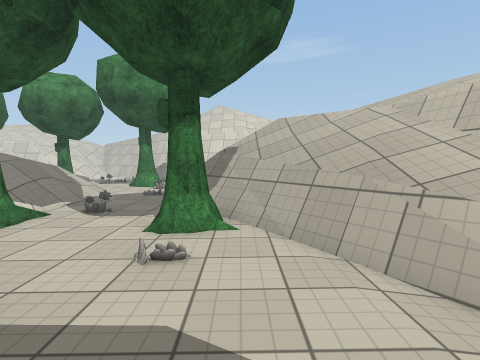
view 1 (above)

21 first-person views from a walk through a scene from a Unity 3-D project. The camera is 1.4 m above the floor, tilts 4° down and sees 80° across. The floor is counted in squares, 1 m on a side. Each view is taken from the middle of a square. On the plan, view 1 faces up. The plan holds only what a view shows up to about 14 squares ahead; the rest is blank. The place goes on beyond the plan. The player character is not drawn. Some surface patterns are stand-ins.

view 2
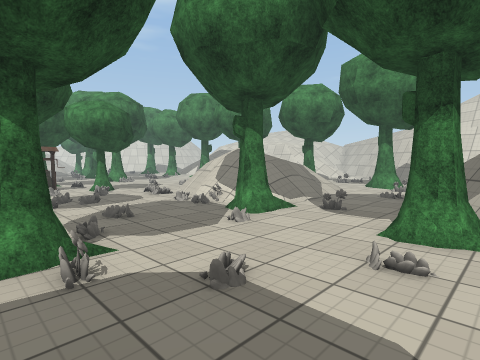

view 3
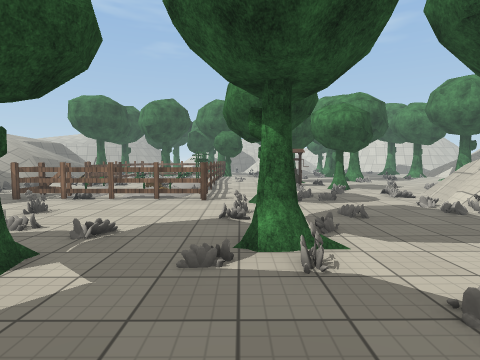

view 4
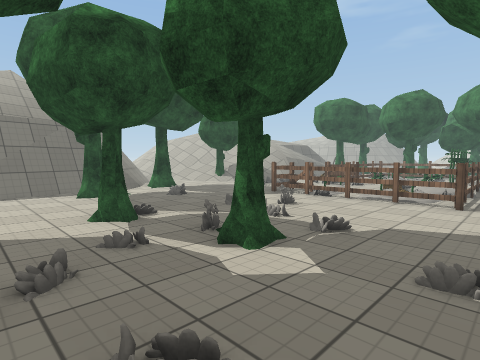

view 5
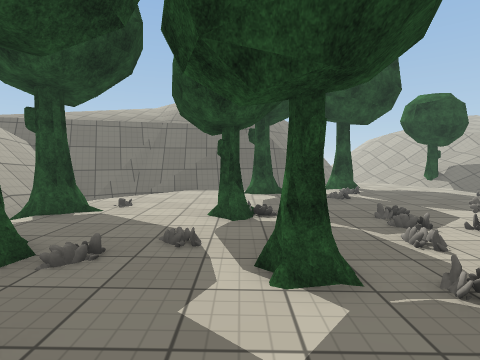

view 6
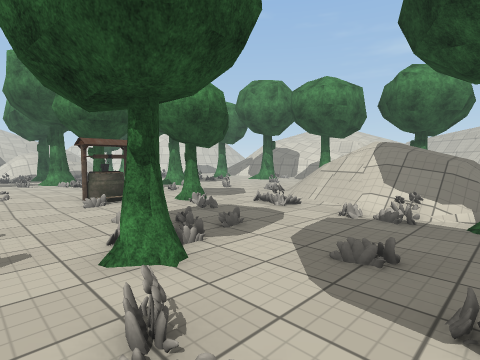

view 7
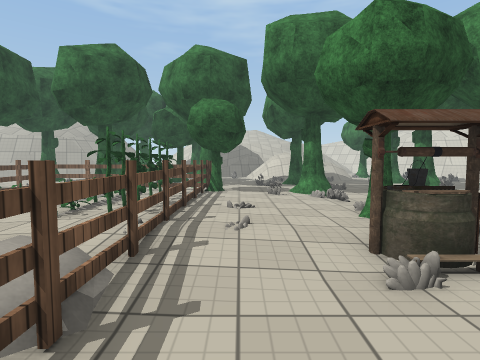

view 8
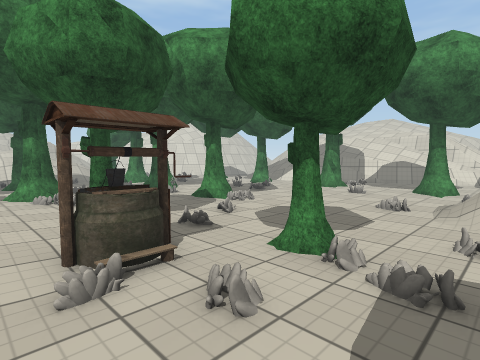

view 9
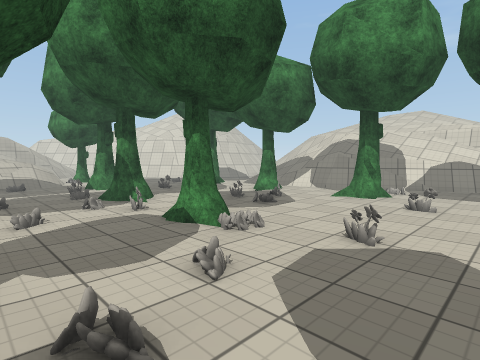

view 10
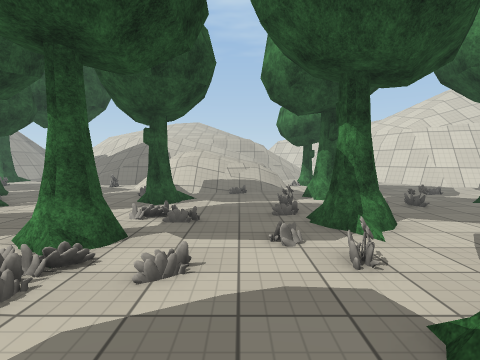

view 11
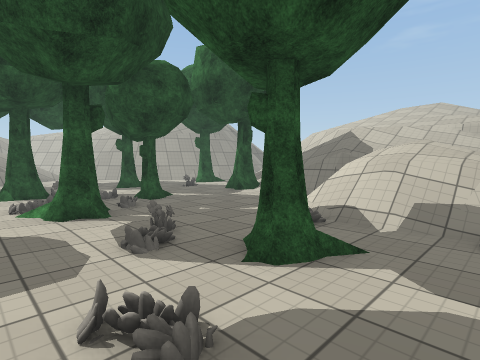

view 12
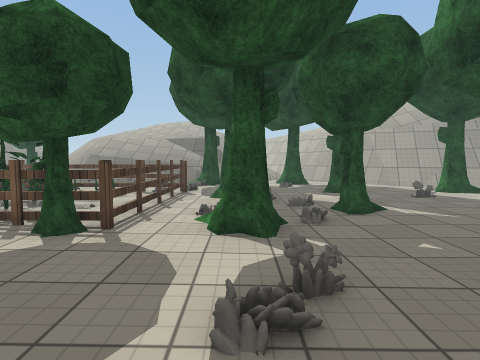

view 13
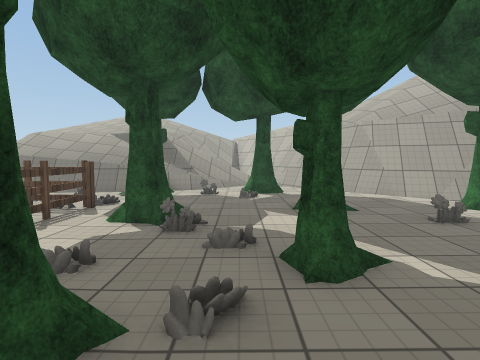

view 14
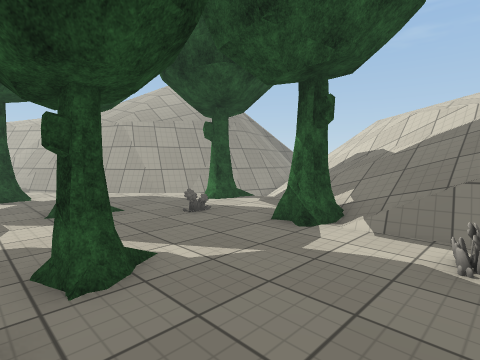

view 15
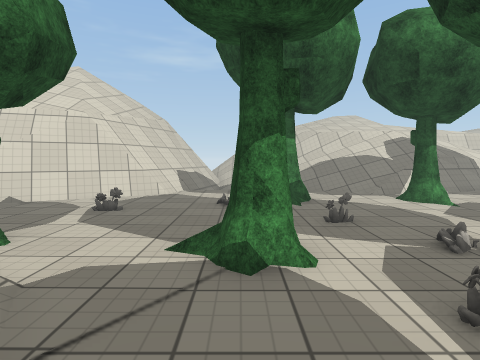

view 16
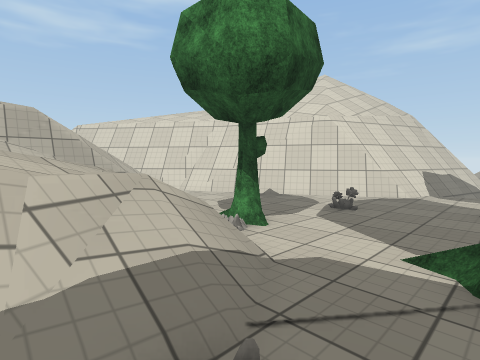

view 17
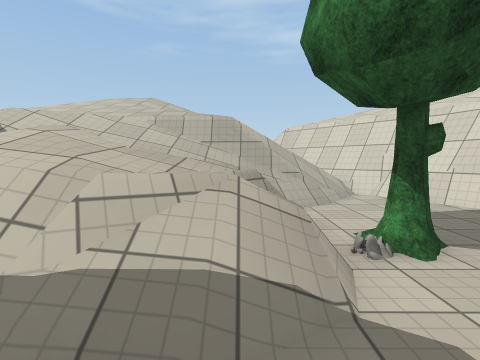

view 18
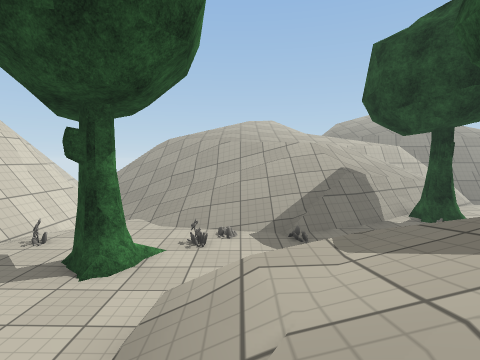

view 19
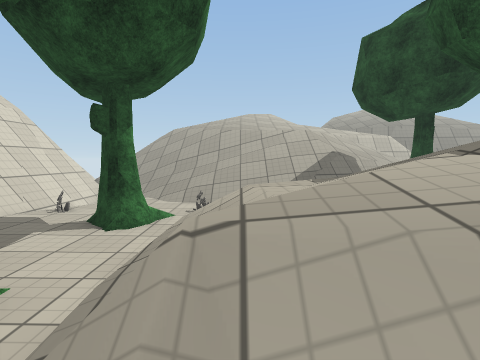

view 20
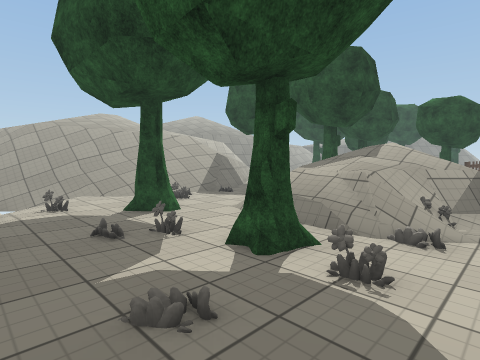

view 21
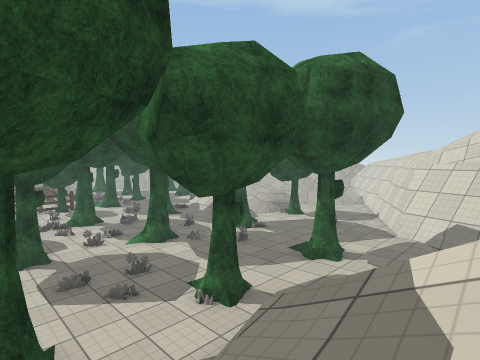

### Floor plan
Key: @ floor where view 1 was taken; # wall or solid block; . main floor; : floor 0.25 m higher than the main floor; + floor 0.5 m higher than the main floor; * floor 0.75 m higher than the main floor; % floor 1 m higher than the main floor; & floor 1.25 m higher than the main floor; $ floor 2.75 m higher than the main floor; / step, stairs or slope; = window, fence, low wall or low ledge; v drop or lower ground; O other object.
Columns run from 43 left of view 1 to 5 right of it. Each row starts with its distance up from view 1.
 20           ##v        // ////  / .....  ######=
 19           #=    /////////===   .O........###///
 18          ##=.   //////====.. ......O...O..//////
 17          # ......///====.... ..O.O.O......//////
 16        ###=.......//....O... ....O...OO.../////
 15       ###.....OO...OO..OO...OO........O..//////
 14    ####......O.....O....=...O..O///+/..O.//////
 13   ###=...OO..........O....O...O////%/...O//////
 12 ###=................O..........O////+/..//////
 11 ##//...........O......O........=//////.O#////$
 10 = ///...OO...O..............O.=#//////...=///$
  9   ////..O/...OO..OO...O...O...////////...==//// /
  8   //#/  ///......OO.O.OO.......=v//&//.O..==/////
  7    =/  /////...O.O.O............O./O/O/...O=/////
  6    =// ///*/O............O....OO..OO.OO..OO==////
  5   ////  ////.....O...O....O.OO........O.....=//=
  4  /////  ////..O..O.O....O.....O...........O..=/
  3 //////  ////O.OO...OOO.OO.OO.O..O..O.........=/
  2 ///////   //.O..O..........OO..O.O...O..O.....
  1 /// $//   /....O....O...........OO...OOO...
  0 //  $// =OO.............O.O........OO.OO.. @
 -1 // /////=.......O.OO#OOOOOOOO.OOOO.........
 -2 /////////......OO..O...:::O./O .O.........O.
 -3 ////////OO...O...O.OOOOOOO:/   OO....O.O....O
 -4 ////////OO...O..O..O.OOOOO:.   OO......O...OO
 -5 ////// /......O....O.///:.     .O....O.O.O...
 -6 ////  /..OO.....O..O.OOOO      OO..OO.........
 -7     ///O........OO.O.          OO...O...O....O/
 -8    /=  OO..OO.....OOOOOOOOO    OO.......O..O.O//
 -9    ==# .....O.....O..  .OO     ...............///
-10    ###==... ..O.. .      O     .....O......... //
-11      v###.. ...O. O.O         O.............
-12     vvvv##  .OO..OO....       .....O...O.... ###
-13     ////v#    ... Ovvvv=v    /.....O.. O.=####vv
-14     /////#     //  //////    //....O   ####vvv//
-15          v                    O

Positions as (right, up) in squares from view 1, and headings:
1: (0, 0), facing up
2: (0, 0), facing up-left
3: (0, 0), facing left
4: (0, 0), facing down-left
5: (-3, 0), facing down
6: (-6, -1), facing up-left
7: (-12, 0), facing left
8: (-12, 1), facing up-left
9: (-15, 4), facing up-left
10: (-19, 6), facing left
11: (-25, 6), facing down-left
12: (-27, 4), facing down
13: (-29, 0), facing down
14: (-29, 0), facing down-left
15: (-30, 5), facing up
16: (-30, 5), facing up-left
17: (-30, 7), facing left
18: (-11, 13), facing right
19: (-12, 13), facing right
20: (-13, 20), facing down-right
21: (-19, 20), facing down-left
